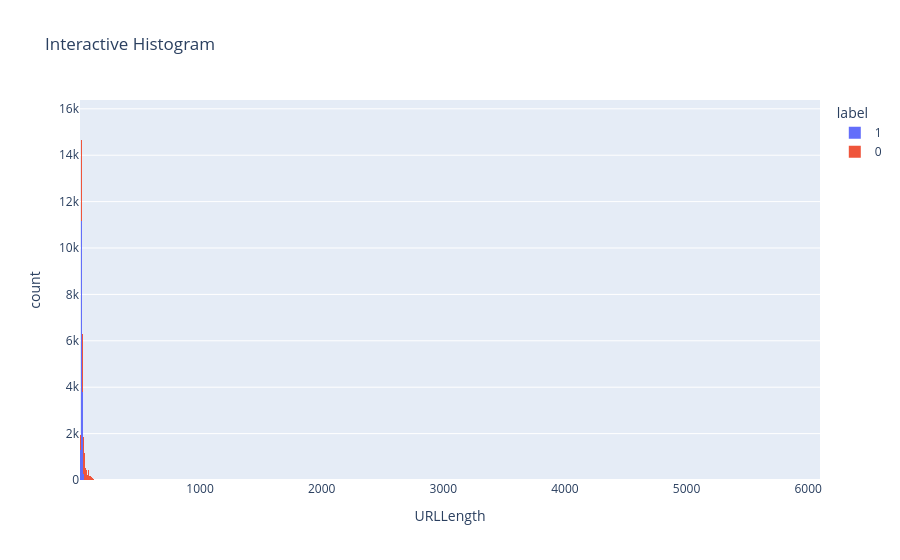

Notebook source saved alongside this figure:
### Code cell
# ==========================
# Automatic EDA Visualizations
# ==========================

numeric=df.select_dtypes(include=np.number)

# 1 Correlation Heatmap
plt.figure(figsize=(14,10))
sns.heatmap(numeric.corr(),cmap="coolwarm")
plt.title("Correlation Heatmap")
plt.show()

# Select first 10 numeric features (excluding label if present)
features=[c for c in numeric.columns if c!="label"][:10]

# Histograms
for col in features:
    plt.figure()
    sns.histplot(df[col],kde=True)
    plt.title(f"Histogram - {col}")
    plt.show()

# Boxplots
for col in features[:5]:
    plt.figure()
    sns.boxplot(x=df[col])
    plt.title(f"Boxplot - {col}")
    plt.show()

# Violin plots
for col in features[:3]:
    plt.figure()
    sns.violinplot(x="label",y=col,data=df)
    plt.title(f"Violin Plot - {col}")
    plt.show()

# KDE plots
for col in features[:3]:
    plt.figure()
    sns.kdeplot(data=df,x=col,hue="label",fill=True)
    plt.title(f"KDE - {col}")
    plt.show()

# Pairplot
sns.pairplot(df[features[:4]+["label"]],hue="label")
plt.show()

# Plotly Interactive Histogram
fig=px.histogram(df,x=features[0],color="label",title="Interactive Histogram")
fig.show()

### Figure 1 — Plotly figure (JSON) as saved in the notebook; plotly's stock layout.template omitted (floating-point values rounded to 4 significant figures; data arrays with more than 128 entries replaced by an {"elided": "..."} marker saying what was removed)
{"data": [{"bingroup": "x", "hovertemplate": "label=1<br>URLLength=%{x}<br>count=%{y}<extra></extra>", "legendgroup": "1", "marker": {"color": "#636efa", "pattern": {"shape": ""}}, "name": "1", "orientation": "v", "showlegend": true, "type": "histogram", "x": {"elided": "134850 int values"}, "xaxis": "x", "yaxis": "y"}, {"bingroup": "x", "hovertemplate": "label=0<br>URLLength=%{x}<br>count=%{y}<extra></extra>", "legendgroup": "0", "marker": {"color": "#EF553B", "pattern": {"shape": ""}}, "name": "0", "orientation": "v", "showlegend": true, "type": "histogram", "x": {"elided": "100945 int values"}, "xaxis": "x", "yaxis": "y"}], "layout": {"barmode": "relative", "legend": {"title": {"text": "label"}, "tracegroupgap": 0}, "title": {"text": "Interactive Histogram"}, "xaxis": {"anchor": "y", "domain": [0, 1], "title": {"text": "URLLength"}}, "yaxis": {"anchor": "x", "domain": [0, 1], "title": {"text": "count"}}}}
